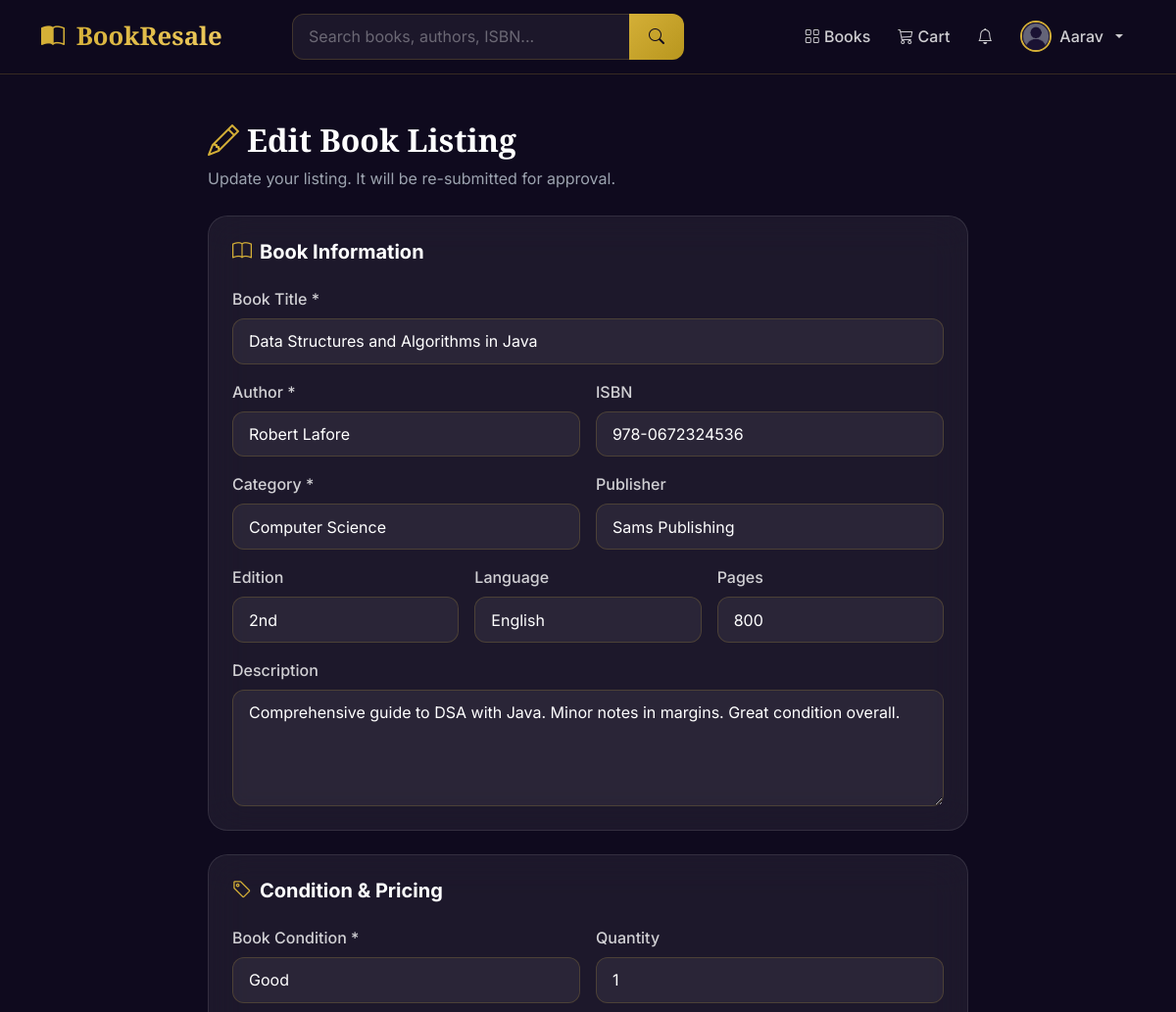
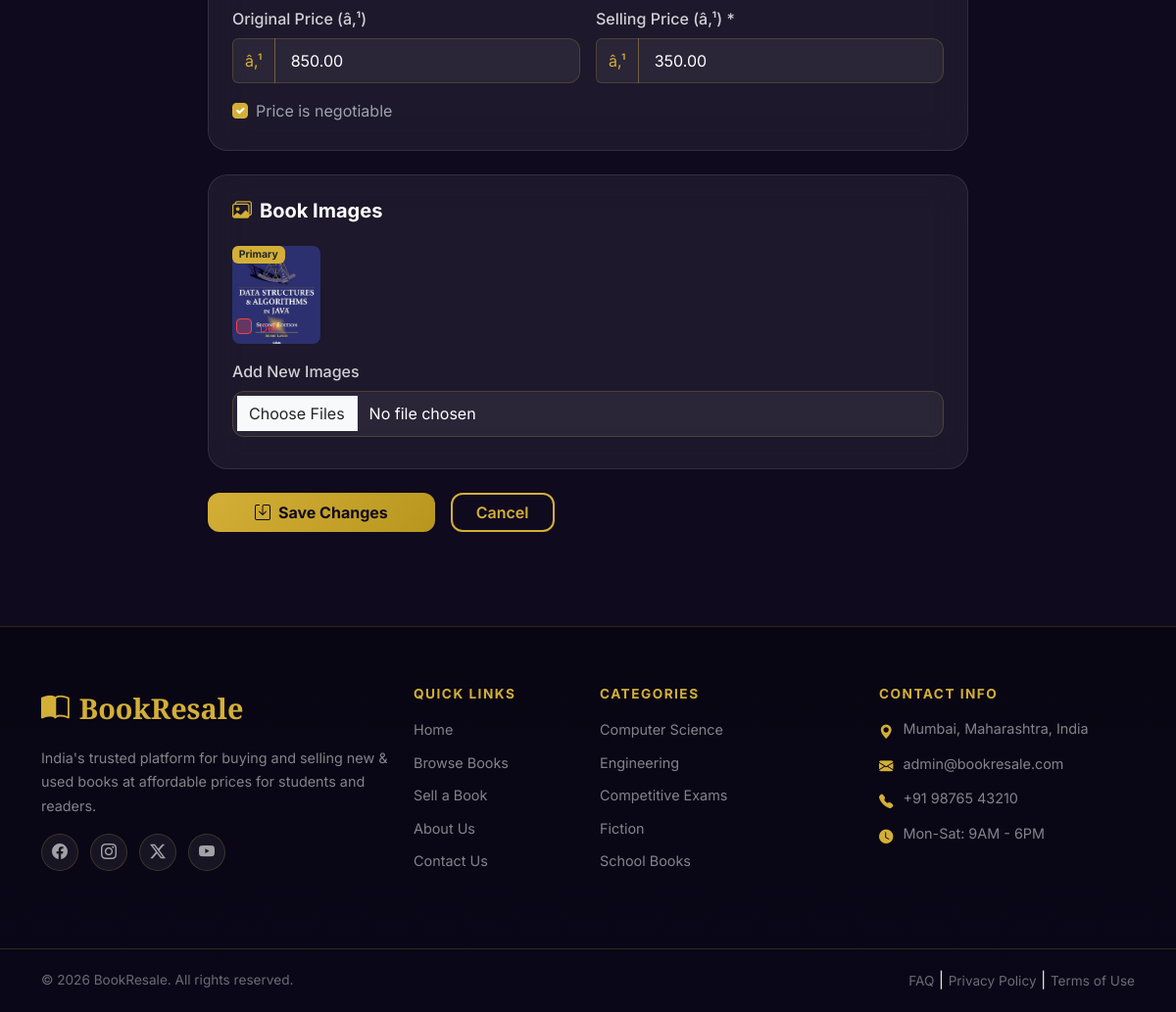
Screenshot of /seller/edit_book.php?id=1 (signed in) with the database file from the repository (2 pictures, top to bottom).
### tables this page shows
CREATE TABLE `books` (
  `id`               INT UNSIGNED AUTO_INCREMENT PRIMARY KEY,
  `seller_id`        INT UNSIGNED NOT NULL,
  `category_id`      INT UNSIGNED NOT NULL,
  `title`            VARCHAR(300) NOT NULL,
  `author`           VARCHAR(200) NOT NULL,
  `isbn`             VARCHAR(20) DEFAULT NULL,
  `publisher`        VARCHAR(200) DEFAULT NULL,
  `edition`          VARCHAR(50) DEFAULT NULL,
  `language`         VARCHAR(50) DEFAULT 'English',
  `pages`            SMALLINT UNSIGNED DEFAULT NULL,
  `condition_type`   ENUM('New','Like New','Good','Acceptable','Old') DEFAULT 'Good',
  `description`      TEXT DEFAULT NULL,
  `original_price`   DECIMAL(10,2) DEFAULT 0.00,
  `selling_price`    DECIMAL(10,2) NOT NULL,
  `is_negotiable`    TINYINT(1) DEFAULT 0,
  `quantity`         SMALLINT UNSIGNED DEFAULT 1,
  `views`            INT UNSIGNED DEFAULT 0,
  `status`           ENUM('pending','approved','rejected','sold') DEFAULT 'pending',
  `rejection_reason` TEXT DEFAULT NULL,
  `created_at`       TIMESTAMP DEFAULT CURRENT_TIMESTAMP,
  `updated_at`       TIMESTAMP DEFAULT CURRENT_TIMESTAMP ON UPDATE CURRENT_TIMESTAMP,
  FOREIGN KEY (`seller_id`)   REFERENCES `users`(`id`)       ON DELETE CASCADE,
  FOREIGN KEY (`category_id`) REFERENCES `categories`(`id`)  ON DELETE RESTRICT,
  INDEX idx_status (`status`),
  INDEX idx_category (`category_id`),
  INDEX idx_seller (`seller_id`)
);

CREATE TABLE `categories` (
  `id`          INT UNSIGNED AUTO_INCREMENT PRIMARY KEY,
  `name`        VARCHAR(100) NOT NULL UNIQUE,
  `description` TEXT DEFAULT NULL,
  `icon`        VARCHAR(50) DEFAULT 'bi-book',
  `created_at`  TIMESTAMP DEFAULT CURRENT_TIMESTAMP
);

CREATE TABLE `book_images` (
  `id`         INT UNSIGNED AUTO_INCREMENT PRIMARY KEY,
  `book_id`    INT UNSIGNED NOT NULL,
  `image_name` VARCHAR(255) NOT NULL,
  `is_primary` TINYINT(1) DEFAULT 0,
  `created_at` TIMESTAMP DEFAULT CURRENT_TIMESTAMP,
  FOREIGN KEY (`book_id`) REFERENCES `books`(`id`) ON DELETE CASCADE
);

### includes/functions.php (called while the page is built, shortened)
<?php
function sanitize(string $data): string {
    return htmlspecialchars(trim($data), ENT_QUOTES, 'UTF-8');
}
function getBookImageUrl(?string $imageName): string {
    if (strpos($imageName, 'books/') === 0 || strpos($imageName, 'profiles/') === 0) {
        return UPLOAD_URL . $imageName;
    }
    return UPLOAD_URL . 'books/' . ltrim($imageName, '/');
}

### seller/edit_book.php (the view, shortened to what this page needs)
<?php
require_once __DIR__ . '/../includes/functions.php';
$userId = (int)$_SESSION['user_id'];
$bookId = (int)($_GET['id'] ?? 0);
$stmt = $conn->prepare("SELECT * FROM books WHERE id=? AND seller_id=?");
$stmt->bind_param('ii', $bookId, $userId); $stmt->execute();
$book = $stmt->get_result()->fetch_assoc();
$categories = $conn->query("SELECT * FROM categories ORDER BY name")->fetch_all(MYSQLI_ASSOC);
$images = $conn->query("SELECT * FROM book_images WHERE book_id=$bookId ORDER BY is_primary DESC")->fetch_all(MYSQLI_ASSOC);
require_once __DIR__ . '/../includes/header.php';
require_once __DIR__ . '/../includes/navbar.php';
?>
<div class="container py-5" style="max-width:800px;">
    <div class="mb-4">
        <h2 class="text-white fw-bold"><i class="bi bi-pencil me-2 text-gold"></i>Edit Book Listing</h2>
        <p class="text-muted">Update your listing. It will be re-submitted for approval.</p>
    </div>
    <form method="POST" enctype="multipart/form-data" class="needs-validation" novalidate>
        <div class="glass-card p-4 mb-4">
            <h5 class="text-white fw-bold mb-4"><i class="bi bi-book me-2 text-gold"></i>Book Information</h5>
            <div class="row g-3">
                <div class="col-12"><label class="form-label">Book Title *</label><input type="text" name="title" class="form-control" required value="<?= sanitize($book['title']) ?>"></div>
                <div class="col-md-6"><label class="form-label">Author *</label><input type="text" name="author" class="form-control" required value="<?= sanitize($book['author']) ?>"></div>
                <div class="col-md-6"><label class="form-label">ISBN</label><input type="text" name="isbn" class="form-control" value="<?= sanitize($book['isbn'] ?? '') ?>"></div>
                <div class="col-md-6"><label class="form-label">Category *</label>
                    <select name="category_id" class="form-select" required>
                        <?php foreach ($categories as $c): ?><option value="<?= $c['id'] ?>" <?= $book['category_id']==$c['id']?'selected':'' ?>><?= sanitize($c['name']) ?></option><?php endforeach; ?>
                    </select>
                </div>
                <div class="col-md-6"><label class="form-label">Publisher</label><input type="text" name="publisher" class="form-control" value="<?= sanitize($book['publisher'] ?? '') ?>"></div>
                <div class="col-md-4"><label class="form-label">Edition</label><input type="text" name="edition" class="form-control" value="<?= sanitize($book['edition'] ?? '') ?>"></div>
                <div class="col-md-4"><label class="form-label">Language</label>
                    <select name="language" class="form-select">
                        <?php foreach (['English','Hindi','Marathi','Tamil','Telugu','Bengali'] as $l): ?>
                        <option value="<?= $l ?>" <?= $book['language']===$l?'selected':'' ?>><?= $l ?></option>
                        <?php endforeach; ?>
                    </select>
                </div>
                <div class="col-md-4"><label class="form-label">Pages</label><input type="number" name="pages" class="form-control" min="1" value="<?= $book['pages'] ?? '' ?>"></div>
                <div class="col-12"><label class="form-label">Description</label><textarea name="description" class="form-control" rows="4"><?= sanitize($book['description'] ?? '') ?></textarea></div>
            </div>
        </div>
        <div class="glass-card p-4 mb-4">
            <h5 class="text-white fw-bold mb-4"><i class="bi bi-tag me-2 text-gold"></i>Condition & Pricing</h5>
            <div class="row g-3">
                <div class="col-md-6"><label class="form-label">Book Condition *</label>
                    <select name="condition_type" class="form-select" required>
                        <?php foreach (['New','Like New','Good','Acceptable','Old'] as $c): ?><option value="<?= $c ?>" <?= $book['condition_type']===$c?'selected':'' ?>><?= $c ?></option><?php endforeach; ?>
                    </select>
                </div>
                <div class="col-md-6"><label class="form-label">Quantity</label><input type="number" name="quantity" class="form-control" min="1" value="<?= $book['quantity'] ?>"></div>
                <div class="col-md-6"><label class="form-label">Original Price (â‚¹)</label><div class="input-group"><span class="input-group-text">â‚¹</span><input type="number" name="original_price" class="form-control" step="0.01" value="<?= $book['original_price'] ?>"></div></div>
                <div class="col-md-6"><label class="form-label">Selling Price (â‚¹) *</label><div class="input-group"><span class="input-group-text">â‚¹</span><input type="number" name="selling_price" class="form-control" step="0.01" required value="<?= $book['selling_price'] ?>"></div></div>
                <div class="col-12"><div class="form-check"><input class="form-check-input" type="checkbox" name="is_negotiable" id="negotiable" <?= $book['is_negotiable']?'checked':'' ?>><label class="form-check-label text-muted" for="negotiable">Price is negotiable</label></div></div>
            </div>
        </div>
        <div class="glass-card p-4 mb-4">
            <h5 class="text-white fw-bold mb-4"><i class="bi bi-images me-2 text-gold"></i>Book Images</h5>
            <?php if (!empty($images)): ?>
            <div class="d-flex flex-wrap gap-3 mb-3">
                <?php foreach ($images as $img): ?>
                <div class="position-relative">
                    <img src="<?= getBookImageUrl($img['image_name']) ?>"
                         style="width:90px;height:100px;object-fit:cover;border-radius:8px;"
                         onerror="this.src='<?= UPLOAD_URL ?>default_book.png'">
                    <?php if ($img['is_primary']): ?><span class="position-absolute top-0 start-0 badge bg-gold text-dark" style="font-size:0.65rem;">Primary</span><?php endif; ?>
                    <div class="form-check position-absolute bottom-0 start-0 m-1">
                        <input class="form-check-input" type="checkbox" name="delete_images[]" value="<?= $img['id'] ?>" id="del_<?= $img['id'] ?>" style="background:rgba(239,68,68,0.3);border-color:#ef4444;">
                        <label class="form-check-label text-danger" for="del_<?= $img['id'] ?>" style="font-size:0.7rem;">Del</label>
                    </div>
                </div>
                <?php endforeach; ?>
            </div>
            <?php endif; ?>
            <div class="mb-2"><label class="form-label">Add New Images</label><input type="file" name="images[]" class="form-control" accept="image/*" multiple data-preview="newPreview"></div>
        </div>
        <div class="d-flex gap-3">
            <button type="submit" class="btn btn-gold px-5 py-2 fw-bold"><i class="bi bi-save me-2"></i>Save Changes</button>
            <a href="<?= SITE_URL ?>/user/mybooks.php" class="btn btn-outline-gold px-4">Cancel</a>
        </div>
    </form>
</div>
<?php require_once __DIR__ . '/../includes/footer.php'; ?>

### assets/css/style.css (style rules this page uses)
:root { --primary: #0f0a1e; --primary-light: #1a1233; --secondary: #1e1442; --gold: #d4af37; --gold-light: #f0cc60; --gold-dark: #b8961e; --accent: #7c3aed; --accent-light: #9f63f5; --white: #ffffff; --light: #f8f9ff; --gray: #9ca3af; --gray-light: #f3f4f6; --success: #10b981; --danger: #ef4444; --warning: #f59e0b; --info: #3b82f6; --border: rgba(212, 175, 55, 0.2); --card-bg: rgba(255,255,255,0.04); --glass: rgba(255,255,255,0.08); --shadow: 0 4px 24px rgba(0,0,0,0.3); --shadow-gold: 0 4px 20px rgba(212,175,55,0.25); --transition: all 0.3s cubic-bezier(0.4,0,0.2,1); --radius: 12px; --radius-lg: 20px; --font-body: 'Inter', sans-serif; --font-heading: 'Playfair Display', serif; }
*, *::before, *::after { box-sizing: border-box; margin: 0; padding: 0; }
html { scroll-behavior: smooth; }
body { font-family: var(--font-body); background: #0f0a1e; color: #e2e8f0; min-height: 100vh; overflow-x: hidden; line-height: 1.6; }
h1, h2, h3 { font-family: var(--font-heading); }
h4, h5, h6 { font-family: var(--font-body); font-weight: 700; }
.text-gold { color: var(--gold) !important; }
.bg-gold { background: var(--gold) !important; }
.btn-gold { background: linear-gradient(135deg, var(--gold), var(--gold-dark)); color: var(--primary); border: none; font-weight: 700; border-radius: var(--radius); transition: var(--transition); padding: 0.5rem 1.25rem; }
.btn-outline-gold { border: 2px solid var(--gold); color: var(--gold); background: transparent; font-weight: 600; border-radius: var(--radius); transition: var(--transition); }
.glass-card { background: rgba(255,255,255,0.06); border: 1px solid rgba(255,255,255,0.1); border-radius: var(--radius-lg); backdrop-filter: blur(20px); }
.form-control, .form-select { background: rgba(255,255,255,0.06); border: 1px solid var(--border); color: white; border-radius: var(--radius); padding: 0.65rem 1rem; transition: var(--transition); }
.form-control::placeholder { color: rgba(255,255,255,0.35); }
.form-label { color: rgba(255,255,255,0.8); font-weight: 500; margin-bottom: 0.4rem; }
.form-select option { background: var(--secondary); color: white; }
.input-group-text { background: rgba(255,255,255,0.06); border: 1px solid var(--border); color: var(--gold); }
.form-check-input:checked { background-color: var(--gold); border-color: var(--gold); }
.text-muted { color: var(--gray) !important; }
a { color: var(--gold); }
.input-group { flex-wrap: nowrap; }

### rows the page displays
books: title "Data Structures and Algorithms in Java", author "Robert Lafore", isbn "978-0672324536", category_id "Computer Science", publisher "Sams Publishing", edition "2nd", language "English", pages "800", description "Comprehensive guide to DSA with Java. Minor notes in margins. Great condition overall.", condition_type "Good", quantity "1", original_price "850.00", selling_price "350.00", is_negotiable "☑"
book_images: image_name (picture), is_primary "Primary"

### other values shown
SITE_NAME "BookResale"
explode(' ', $_SESSION['user_name'])[0] "Aarav"
